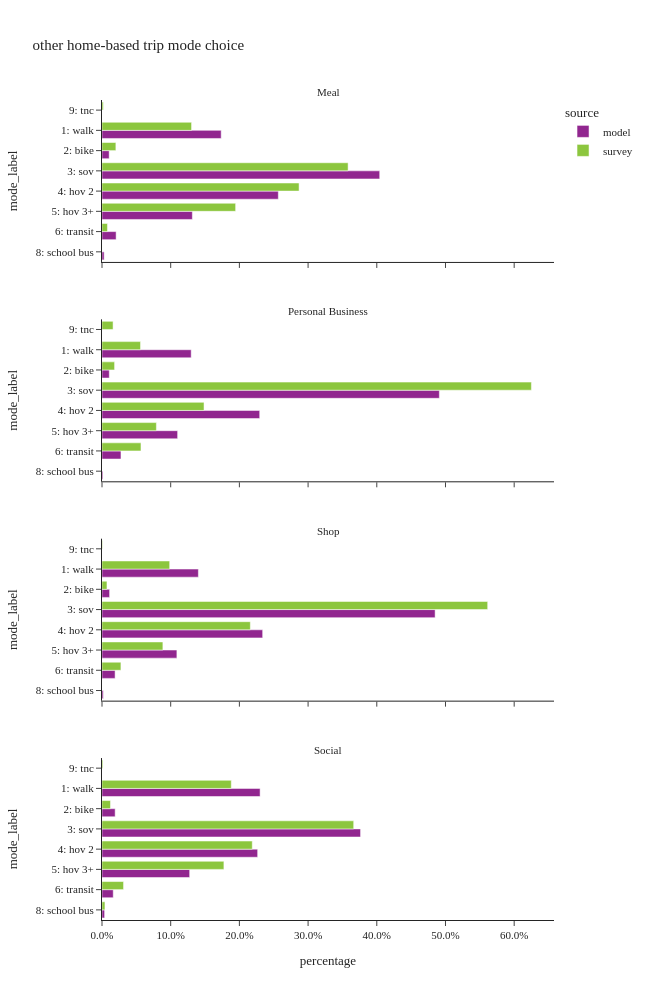

Notebook code cell kept with this figure:
### Code cell
df_plot = hb_trip.groupby(['source','dpurp_label','mode_label'])['trexpfac'].sum().reset_index()
df_plot['percentage'] = df_plot.groupby(['source','dpurp_label'], group_keys=False)['trexpfac']. \
    apply(lambda x: x / float(x.sum()))

df_plot_ct = hb_trip.groupby(['source','dpurp_label','mode_label'])['trexpfac'].count().reset_index(). \
    rename(columns={'trexpfac':'sample count'})
df_plot = df_plot.merge(df_plot_ct, on=['source','dpurp_label','mode_label'])

fig = px.bar(df_plot.sort_values(['source','mode_label']),
             x="percentage", y="mode_label", color="source",barmode="group",
             facet_col='dpurp_label', facet_col_wrap=1, orientation='h',
             hover_data=['sample count'],
             category_orders={"mode_label":["1: walk","2: bike","3: sov","4: hov 2","5: hov 3+","6: transit",
                                               "8: school bus","9: otherÃ¢â‚¬â€œsurvey only"]},
             title="other home-based trip mode choice")
fig.update_layout(height=1000, width=650)
fig.for_each_annotation(lambda a: a.update(text = a.text.split("=")[-1]))
fig.for_each_xaxis(lambda a: a.update(tickformat = ".1%"))
fig.show()

### Figure 1 — Plotly figure (JSON) as saved in the notebook; plotly's stock layout.template omitted (floating-point values rounded to 4 significant figures)
{"data": [{"alignmentgroup": "True", "customdata": [[175724], [10555], [409461], [259975], [133218], [20805], [3143]], "hovertemplate": "source=model<br>dpurp_label=Meal<br>percentage=%{x}<br>mode_label=%{y}<br>sample count=%{customdata[0]}<extra></extra>", "legendgroup": "model", "marker": {"color": "#91268F", "pattern": {"shape": ""}}, "name": "model", "offsetgroup": "model", "orientation": "h", "showlegend": true, "textposition": "auto", "type": "bar", "x": [0.1735, 0.01042, 0.4043, 0.2567, 0.1315, 0.02054, 0.003103], "xaxis": "x4", "y": ["1: walk", "2: bike", "3: sov", "4: hov 2", "5: hov 3+", "6: transit", "8: school bus"], "yaxis": "y4"}, {"alignmentgroup": "True", "customdata": [[112522], [9170], [425589], [198959], [95403], [23928], [1119]], "hovertemplate": "source=model<br>dpurp_label=Personal Business<br>percentage=%{x}<br>mode_label=%{y}<br>sample count=%{customdata[0]}<extra></extra>", "legendgroup": "model", "marker": {"color": "#91268F", "pattern": {"shape": ""}}, "name": "model", "offsetgroup": "model", "orientation": "h", "showlegend": false, "textposition": "auto", "type": "bar", "x": [0.1298, 0.01058, 0.4911, 0.2296, 0.1101, 0.02761, 0.001291], "xaxis": "x3", "y": ["1: walk", "2: bike", "3: sov", "4: hov 2", "5: hov 3+", "6: transit", "8: school bus"], "yaxis": "y3"}, {"alignmentgroup": "True", "customdata": [[292137], [23021], [1009943], [487106], [227066], [39696], [3846]], "hovertemplate": "source=model<br>dpurp_label=Shop<br>percentage=%{x}<br>mode_label=%{y}<br>sample count=%{customdata[0]}<extra></extra>", "legendgroup": "model", "marker": {"color": "#91268F", "pattern": {"shape": ""}}, "name": "model", "offsetgroup": "model", "orientation": "h", "showlegend": false, "textposition": "auto", "type": "bar", "x": [0.1403, 0.01105, 0.4849, 0.2339, 0.109, 0.01906, 0.001847], "xaxis": "x2", "y": ["1: walk", "2: bike", "3: sov", "4: hov 2", "5: hov 3+", "6: transit", "8: school bus"], "yaxis": "y2"}, {"alignmentgroup": "True", "customdata": [[492036], [40925], [804691], [484396], [272808], [34974], [8132]], "hovertemplate": "source=model<br>dpurp_label=Social<br>percentage=%{x}<br>mode_label=%{y}<br>sample count=%{customdata[0]}<extra></extra>", "legendgroup": "model", "marker": {"color": "#91268F", "pattern": {"shape": ""}}, "name": "model", "offsetgroup": "model", "orientation": "h", "showlegend": false, "textposition": "auto", "type": "bar", "x": [0.2301, 0.01914, 0.3764, 0.2266, 0.1276, 0.01636, 0.003804], "xaxis": "x", "y": ["1: walk", "2: bike", "3: sov", "4: hov 2", "5: hov 3+", "6: transit", "8: school bus"], "yaxis": "y"}, {"alignmentgroup": "True", "customdata": [[539], [46], [641], [461], [221], [64], [1], [6]], "hovertemplate": "source=survey<br>dpurp_label=Meal<br>percentage=%{x}<br>mode_label=%{y}<br>sample count=%{customdata[0]}<extra></extra>", "legendgroup": "survey", "marker": {"color": "#8CC63E", "pattern": {"shape": ""}}, "name": "survey", "offsetgroup": "survey", "orientation": "h", "showlegend": true, "textposition": "auto", "type": "bar", "x": [0.1304, 0.02018, 0.3582, 0.2869, 0.1945, 0.007934, 1.178e-05, 0.001888], "xaxis": "x4", "y": ["1: walk", "2: bike", "3: sov", "4: hov 2", "5: hov 3+", "6: transit", "8: school bus", "9: tnc"], "yaxis": "y4"}, {"alignmentgroup": "True", "customdata": [[179], [19], [859], [323], [100], [99], [17]], "hovertemplate": "source=survey<br>dpurp_label=Personal Business<br>percentage=%{x}<br>mode_label=%{y}<br>sample count=%{customdata[0]}<extra></extra>", "legendgroup": "survey", "marker": {"color": "#8CC63E", "pattern": {"shape": ""}}, "name": "survey", "offsetgroup": "survey", "orientation": "h", "showlegend": false, "textposition": "auto", "type": "bar", "x": [0.05609, 0.01831, 0.6251, 0.1485, 0.07917, 0.05675, 0.01611], "xaxis": "x3", "y": ["1: walk", "2: bike", "3: sov", "4: hov 2", "5: hov 3+", "6: transit", "9: tnc"], "yaxis": "y3"}, {"alignmentgroup": "True", "customdata": [[567], [46], [1752], [770], [237], [118], [2]], "hovertemplate": "source=survey<br>dpurp_label=Shop<br>percentage=%{x}<br>mode_label=%{y}<br>sample count=%{customdata[0]}<extra></extra>", "legendgroup": "survey", "marker": {"color": "#8CC63E", "pattern": {"shape": ""}}, "name": "survey", "offsetgroup": "survey", "orientation": "h", "showlegend": false, "textposition": "auto", "type": "bar", "x": [0.0985, 0.007227, 0.5614, 0.2159, 0.08862, 0.02754, 0.0007614], "xaxis": "x2", "y": ["1: walk", "2: bike", "3: sov", "4: hov 2", "5: hov 3+", "6: transit", "9: tnc"], "yaxis": "y2"}, {"alignmentgroup": "True", "customdata": [[1598], [163], [1427], [748], [473], [149], [13], [12]], "hovertemplate": "source=survey<br>dpurp_label=Social<br>percentage=%{x}<br>mode_label=%{y}<br>sample count=%{customdata[0]}<extra></extra>", "legendgroup": "survey", "marker": {"color": "#8CC63E", "pattern": {"shape": ""}}, "name": "survey", "offsetgroup": "survey", "orientation": "h", "showlegend": false, "textposition": "auto", "type": "bar", "x": [0.1882, 0.01235, 0.3664, 0.2187, 0.1774, 0.03137, 0.004294, 0.001241], "xaxis": "x", "y": ["1: walk", "2: bike", "3: sov", "4: hov 2", "5: hov 3+", "6: transit", "8: school bus", "9: tnc"], "yaxis": "y"}], "layout": {"annotations": [{"font": {}, "showarrow": false, "text": "Social", "x": 0.5, "xanchor": "center", "xref": "paper", "y": 0.1975, "yanchor": "bottom", "yref": "paper"}, {"font": {}, "showarrow": false, "text": "Shop", "x": 0.5, "xanchor": "center", "xref": "paper", "y": 0.465, "yanchor": "bottom", "yref": "paper"}, {"font": {}, "showarrow": false, "text": "Personal Business", "x": 0.5, "xanchor": "center", "xref": "paper", "y": 0.7325, "yanchor": "bottom", "yref": "paper"}, {"font": {}, "showarrow": false, "text": "Meal", "x": 0.5, "xanchor": "center", "xref": "paper", "y": 1.0, "yanchor": "bottom", "yref": "paper"}], "barmode": "group", "height": 1000, "legend": {"title": {"text": "source"}, "tracegroupgap": 0}, "title": {"text": "other home-based trip mode choice"}, "width": 650, "xaxis": {"anchor": "y", "domain": [0.0, 1.0], "tickformat": ".1%", "title": {"text": "percentage"}}, "xaxis2": {"anchor": "y2", "domain": [0.0, 1.0], "matches": "x", "showticklabels": false, "tickformat": ".1%"}, "xaxis3": {"anchor": "y3", "domain": [0.0, 1.0], "matches": "x", "showticklabels": false, "tickformat": ".1%"}, "xaxis4": {"anchor": "y4", "domain": [0.0, 1.0], "matches": "x", "showticklabels": false, "tickformat": ".1%"}, "yaxis": {"anchor": "x", "categoryarray": ["9: otherÃ¢â‚¬â€œsurvey only", "8: school bus", "6: transit", "5: hov 3+", "4: hov 2", "3: sov", "2: bike", "1: walk"], "categoryorder": "array", "domain": [0.0, 0.1975], "title": {"text": "mode_label"}}, "yaxis2": {"anchor": "x2", "categoryarray": ["9: otherÃ¢â‚¬â€œsurvey only", "8: school bus", "6: transit", "5: hov 3+", "4: hov 2", "3: sov", "2: bike", "1: walk"], "categoryorder": "array", "domain": [0.2675, 0.465], "matches": "y", "title": {"text": "mode_label"}}, "yaxis3": {"anchor": "x3", "categoryarray": ["9: otherÃ¢â‚¬â€œsurvey only", "8: school bus", "6: transit", "5: hov 3+", "4: hov 2", "3: sov", "2: bike", "1: walk"], "categoryorder": "array", "domain": [0.535, 0.7325], "matches": "y", "title": {"text": "mode_label"}}, "yaxis4": {"anchor": "x4", "categoryarray": ["9: otherÃ¢â‚¬â€œsurvey only", "8: school bus", "6: transit", "5: hov 3+", "4: hov 2", "3: sov", "2: bike", "1: walk"], "categoryorder": "array", "domain": [0.8025, 1.0], "matches": "y", "title": {"text": "mode_label"}}}}
